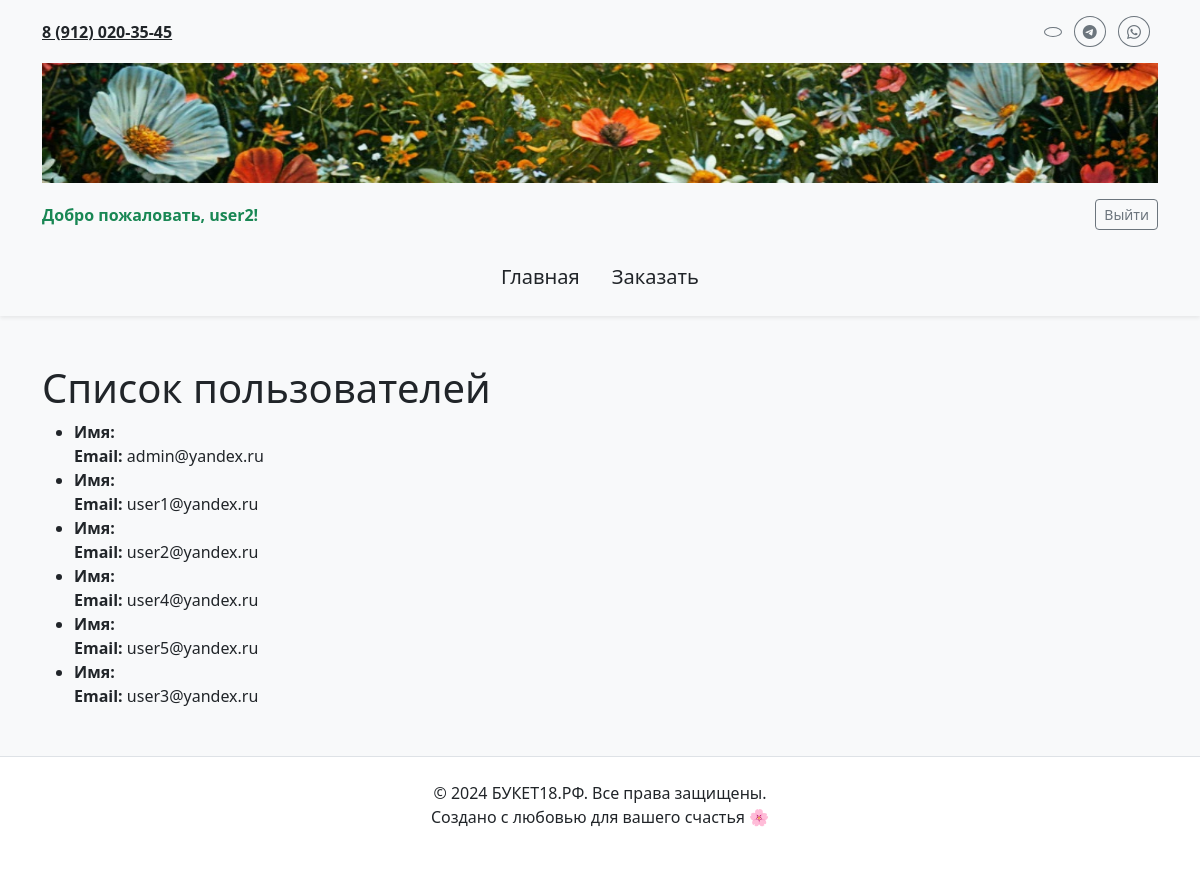
The page /users/ (signed in) on the database its author committed.
### main/models.py (models this page shows, shortened)
class CustomUser(AbstractUser):
    phone_number = models.CharField(max_length=15, blank=True, null=True)
    class Meta:
        verbose_name = "Пользователь"
        verbose_name_plural = "Пользователи"

### main/views.py (the view)
# urls.py: path('users/', views.user_list, name='user'),
def user_list(request):
    users = User.objects.all()
    form = OrderForm()
    return render(request, 'main/user.html', {'users': users, 'form': form})

### main/templates/main/user.html (shortened to what this page needs)
{% extends 'main/layoute.html' %}
{% load static %}
{% block content %}
    {% if users %}
        <h1>Список пользователей</h1>
        <ul>
            {% for user in users %}
                <li>
                    <strong>Имя:</strong> {{ user.name }} <br>
                    <strong>Email:</strong> {{ user.email }}
                </li>
            {% endfor %}
        </ul>
    {% else %}
        <h1>Нет пользователей</h1>
    {% endif %}
{% endblock %}

### main/templates/main/header.html (shortened to what this page needs)
{% load static %}
<header class="header bg-light py-3 shadow-sm">
  <div class="container">
    <div class="d-flex justify-content-between align-items-center mb-3">
      <div class="contacts">
        <a href="tel:89120203545" class="phone text-dark fw-bold">8 (912) 020-35-45</a>
      </div>
      <div class="social-icons">
        <a href="https://vk.com" target="_blank" class="btn btn-outline-secondary btn-sm rounded-circle me-2">
        </a>
        <a href="https://telegram.org" target="_blank" class="btn btn-outline-secondary btn-sm rounded-circle me-2">
          <i class="bi bi-telegram"></i>
        </a>
        <a href="https://wa.me" target="_blank" class="btn btn-outline-secondary btn-sm rounded-circle me-2">
          <i class="bi bi-whatsapp"></i>
        </a>
      </div>
    </div>
    <div class="text-center logo mb-3">
      <a href="{% url 'index' %}">
        <img src="{% static 'main/images/logo.png' %}" alt="Логотип сайта БУКЕТ18.РФ" class="img-fluid w-100">
      </a>
    </div>
    <div class="user-auth d-flex justify-content-between align-items-center mb-3">
      <div>
        {% if user.is_authenticated %}
          <span class="text-success fw-bold">Добро пожаловать, {{ user.username }}!</span>
        {% else %}
          <span class="text-muted">Вы не вошли в систему</span>
        {% endif %}
      </div>
     <div>
    {% if user.is_authenticated %}
        <form method="post" action="{% url 'logout' %}" style="display:inline;">
            <button type="submit" class="btn btn-outline-secondary btn-sm">Выйти</button>
        </form>
    {% else %}
        <a href="{% url 'login' %}" class="btn btn-secondary btn-sm">Войти</a>
        <a href="{% url 'register' %}" class="btn btn-outline-secondary btn-sm ms-2">Регистрация</a>
    {% endif %}
</div>
    </div>
    <nav class="navigation mt-4">
      <ul class="nav justify-content-center">
        <li class="nav-item">
          <a href="{% url 'index' %}" class="nav-link text-dark fs-5">Главная</a>
        </li>
        <li class="nav-item">
          <a href="{% url 'create_order' %}" class="nav-link text-dark fs-5">Заказать</a>
        </li>
      </ul>
    </nav>
  </div>
</header>

### main/static/main/css/main.css (style rules this page uses)
.header .logo img { max-height: 120px; width: 100%; transition: transform 0.3s ease; }
.header .contacts .phone { font-size: 1rem; font-weight: bold; }
.navigation .nav-link { font-size: 1.2rem; color: #333; }

### rows shown on the page
CustomUser: username "user2", email "user2@yandex.ru"
CustomUser: email "admin@yandex.ru"
CustomUser: email "user1@yandex.ru"
CustomUser: email "user4@yandex.ru"
CustomUser: email "user5@yandex.ru"
CustomUser: email "user3@yandex.ru"
